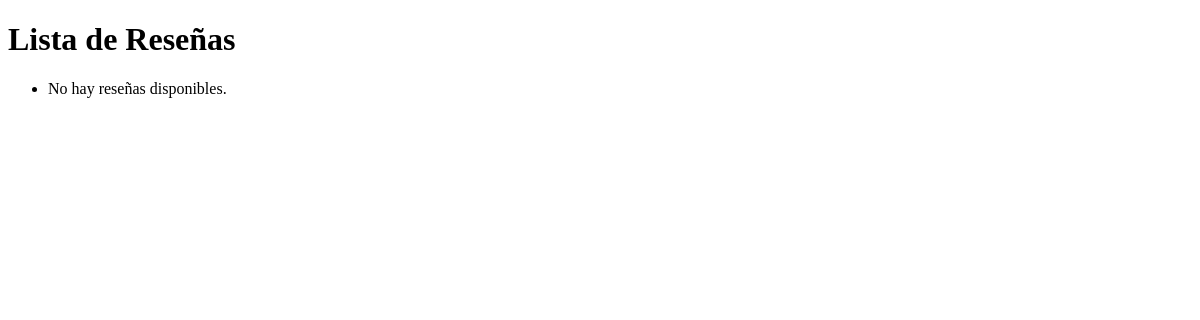
Page /libreria/resenas/ on the earlier database version.
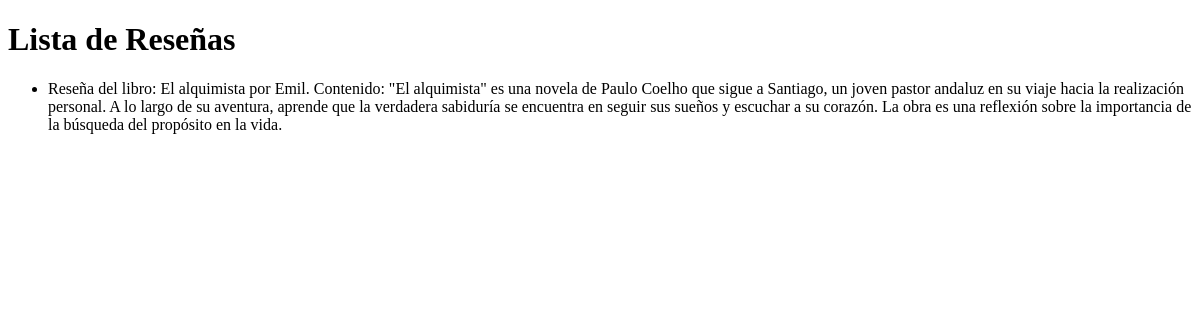
Same page on the later database version.
### libreria/models.py (models this page shows, shortened)
class Reseña(models.Model):
    libro = models.ForeignKey(Libro, on_delete=models.CASCADE)
    usuario = models.ForeignKey(Usuario, on_delete=models.CASCADE)
    contenido = models.TextField()

class Libro(models.Model):
    titulo = models.CharField(max_length=200)
    autor = models.CharField(max_length=100)
    fecha_publicacion = models.DateField()

class Usuario(models.Model):
    nombre = models.CharField(max_length=100)
    email = models.EmailField(unique=True)

### libreria/views.py (the view)
# urls.py: path('resenas/', views.listar_resenas, name='listar_resenas'),
def listar_resenas(request):
    resenas = Reseña.objects.all()
    return render(request, 'libreria/listar_resenas.html', {'resenas': resenas})

### libreria/templates/libreria/listar_resenas.html (shortened to what this page needs)
<!DOCTYPE html>
<html lang="es">
<head>
</head>
<body>
    <h1>Lista de Reseñas</h1>
    <ul>
        {% for resena in resenas %}
            <li>Reseña del libro: {{ resena.libro.titulo }} por {{ resena.usuario.nombre }}. Contenido: {{ resena.contenido }}</li>
        {% empty %}
            <li>No hay reseñas disponibles.</li>
        {% endfor %}
    </ul>
</body>
</html>

Differences in the rows shown:
added Reseña: libro.titulo "El alquimista", usuario.nombre "Emil", contenido "\"El alquimista\" es una novela de Paulo Coelho que sigue a Santiago, un joven pastor andaluz en su viaje hacia la realización personal. A lo largo de su aventura, aprende que la verdadera sabiduría se encuentra en seguir sus sueños y escuchar a su corazón. La obra es una reflexión sobre la importancia de la búsqueda del propósito en la vida."
Other differences:
text no longer shown: "No hay reseñas disponibles."
